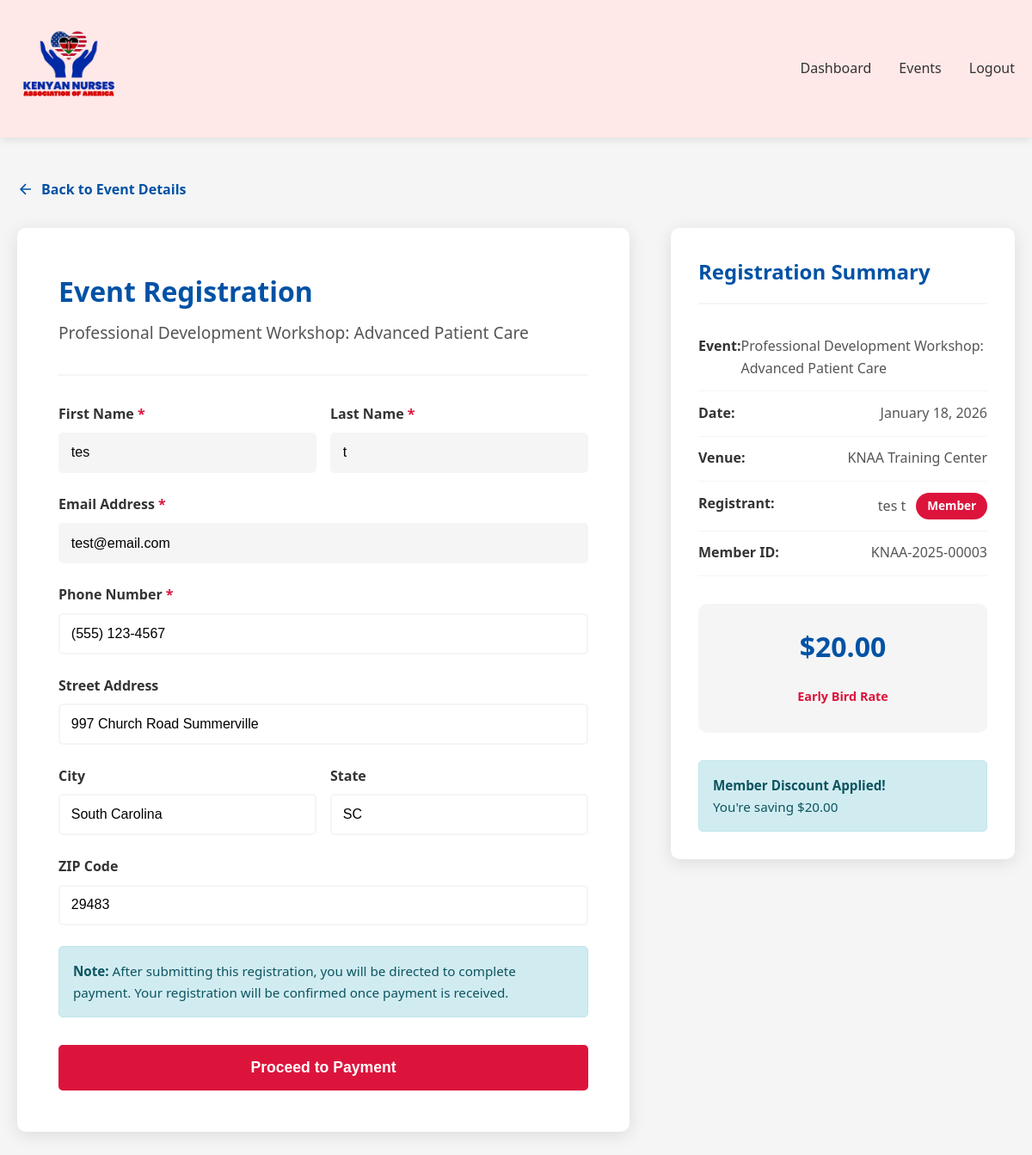
The app's page /event_register.php?id=22 (signed in) with its own data.
### tables this page shows
CREATE TABLE `events` (
  `event_id` int NOT NULL,
  `event_title` varchar(200) NOT NULL,
  `event_description` text,
  `event_date` date NOT NULL,
  `event_time` time DEFAULT NULL,
  `street_address` varchar(200) DEFAULT NULL,
  `city` varchar(100) DEFAULT NULL,
  `state` varchar(2) DEFAULT NULL,
  `zip_code` varchar(10) DEFAULT NULL,
  `venue_name` varchar(150) DEFAULT NULL,
  `early_bird_fee` decimal(10,2) DEFAULT NULL,
  `standard_fee` decimal(10,2) DEFAULT NULL,
  `member_discount_fee` decimal(10,2) DEFAULT NULL,
  `early_bird_deadline` date DEFAULT NULL,
  `max_attendees` int DEFAULT NULL,
  `current_attendees` int DEFAULT '0',
  `is_active` tinyint(1) DEFAULT '1',
  `created_at` timestamp NULL DEFAULT (now()),
  `updated_at` timestamp NULL DEFAULT (now())
);

CREATE TABLE `members` (
  `member_id` varchar(20) NOT NULL,
  `membership_type_id` int DEFAULT NULL,
  `first_name` varchar(100) NOT NULL,
  `last_name` varchar(100) NOT NULL,
  `email` varchar(150) NOT NULL,
  `phone` varchar(20) DEFAULT NULL,
  `street_address` varchar(200) DEFAULT NULL,
  `city` varchar(100) DEFAULT NULL,
  `state` varchar(2) DEFAULT NULL COMMENT 'Two-letter state code',
  `zip_code` varchar(10) DEFAULT NULL,
  `password_hash` varchar(255) NOT NULL COMMENT 'Hashed password',
  `member_since` date NOT NULL,
  `membership_expiration_date` date DEFAULT NULL,
  `email_notifications_enabled` tinyint(1) DEFAULT '1',
  `reminder_days_before_expiry` int DEFAULT '30' COMMENT 'Days before expiry to send reminder',
  `is_active` tinyint(1) DEFAULT '1',
  `created_at` timestamp NULL DEFAULT (now()),
  `updated_at` timestamp NULL DEFAULT (now())
);

### src/event_register.php (the view, shortened to what this page needs)
<?php
$conn = getDBConnection();
$event_id = intval($_GET['id']);
$member_id = $_SESSION['member_id'];
$stmt = $conn->prepare("
    SELECT
        event_id,
        event_title,
        event_date,
        event_time,
        venue_name,
        early_bird_fee,
        standard_fee,
        member_discount_fee,
        early_bird_deadline,
        max_attendees,
        current_attendees
    FROM events
    WHERE event_id = ? AND is_active = 1
");
$stmt->bind_param("i", $event_id);
$stmt->execute();
$result = $stmt->get_result();
$event = $result->fetch_assoc();
$is_early_bird = false;
$registration_fee = $event['standard_fee'];
if ($event['early_bird_deadline']) {
    $early_deadline = new DateTime($event['early_bird_deadline']);
    $today = new DateTime();
    if ($today <= $early_deadline) {
        $is_early_bird = true;
        $registration_fee = $event['early_bird_fee'];
    }
}
if ($event['member_discount_fee']) {
    $registration_fee = $event['member_discount_fee'];
}
$member_stmt = $conn->prepare("
    SELECT first_name, last_name, email, phone, street_address, city, state, zip_code
    FROM members
    WHERE member_id = ?
");
$member_stmt->bind_param("s", $member_id);
$member_stmt->execute();
$member_result = $member_stmt->get_result();
$member = $member_result->fetch_assoc();
$event_date = new DateTime($event['event_date']);
$formatted_date = $event_date->format('F j, Y');
?>
<!DOCTYPE html>
<html lang="en">
<head>
</head>
<body>
    <nav class="navbar">
        <div class="nav-container">
            <div class="logo">
                <img src="./assets/images/KNAA logo-1.png" alt="KNAA Logo" class="logo-img">
            </div>
            <ul class="nav-menu">
                <li><a href="dashboard.php">Dashboard</a></li>
                <li><a href="events.php">Events</a></li>
                <li><a href="logout.php">Logout</a></li>
            </ul>
        </div>
    </nav>
    <section class="registration-section">
        <div class="container">
            <a href="event_details.php?id=<?php echo $event_id; ?>" class="back-link">
                <svg xmlns="http://www.w3.org/2000/svg" viewBox="0 0 24 24" fill="none" stroke="currentColor" stroke-width="2" width="20" height="20">
                    <path d="M19 12H5M12 19l-7-7 7-7"/>
                </svg>
                Back to Event Details
            </a>
            <div class="registration-grid">
                <div class="registration-form-container">
                    <h1>Event Registration</h1>
                    <div class="event-title-sub"><?php echo htmlspecialchars($event['event_title']); ?></div>
                    <form action="event_register_handler.php" method="POST">
                        <div class="form-row">
                            <div class="form-group">
                                <label for="first_name">First Name <span class="required">*</span></label>
                                <input type="text" id="first_name" name="first_name" value="<?php echo htmlspecialchars($member['first_name']); ?>" readonly required>
                            </div>
                            <div class="form-group">
                                <label for="last_name">Last Name <span class="required">*</span></label>
                                <input type="text" id="last_name" name="last_name" value="<?php echo htmlspecialchars($member['last_name']); ?>" readonly required>
                            </div>
                        </div>
                        <div class="form-group">
                            <label for="email">Email Address <span class="required">*</span></label>
                            <input type="email" id="email" name="email" value="<?php echo htmlspecialchars($member['email']); ?>" readonly required>
                        </div>
                        <div class="form-group">
                            <label for="phone">Phone Number <span class="required">*</span></label>
                            <input type="tel" id="phone" name="phone" value="<?php echo htmlspecialchars($member['phone']); ?>" required>
                        </div>
                        <div class="form-group">
                            <label for="street_address">Street Address</label>
                            <input type="text" id="street_address" name="street_address" value="<?php echo htmlspecialchars($member['street_address']); ?>">
                        </div>
                        <div class="form-row">
                            <div class="form-group">
                                <label for="city">City</label>
                                <input type="text" id="city" name="city" value="<?php echo htmlspecialchars($member['city']); ?>">
                            </div>
                            <div class="form-group">
                                <label for="state">State</label>
                                <input type="text" id="state" name="state" value="<?php echo htmlspecialchars($member['state']); ?>" maxlength="2">
                            </div>
                        </div>
                        <div class="form-group">
                            <label for="zip_code">ZIP Code</label>
                            <input type="text" id="zip_code" name="zip_code" value="<?php echo htmlspecialchars($member['zip_code']); ?>" maxlength="10">
                        </div>
                        <div class="info-note">
                            <strong>Note:</strong> After submitting this registration, you will be directed to complete payment. Your registration will be confirmed once payment is received.
                        </div>
                        <button type="submit" class="btn btn-primary" style="margin-top: 2rem;">
                            Proceed to Payment
                        </button>
                    </form>
                </div>
                <div class="summary-sidebar">
                    <h2>Registration Summary</h2>
                    <div class="summary-item">
                        <span class="summary-label">Event:</span>
                        <span class="summary-value"><?php echo htmlspecialchars($event['event_title']); ?></span>
                    </div>
                    <div class="summary-item">
                        <span class="summary-label">Date:</span>
                        <span class="summary-value"><?php echo $formatted_date; ?></span>
                    </div>
                    <?php if ($event['venue_name']): ?>
                    <div class="summary-item">
                        <span class="summary-label">Venue:</span>
                        <span class="summary-value"><?php echo htmlspecialchars($event['venue_name']); ?></span>
                    </div>
                    <?php endif; ?>
                    <div class="summary-item">
                        <span class="summary-label">Registrant:</span>
                        <span class="summary-value">
                            <?php echo htmlspecialchars($member['first_name'] . ' ' . $member['last_name']); ?>
                            <span class="discount-badge">Member</span>
                        </span>
                    </div>
                    <div class="summary-item">
                        <span class="summary-label">Member ID:</span>
                        <span class="summary-value"><?php echo htmlspecialchars($member_id); ?></span>
                    </div>
                    <div class="total-amount">
                        $<?php echo number_format($registration_fee, 2); ?>
                        <?php if ($is_early_bird): ?>
                        <br><span style="font-size: 0.9rem; color: var(--primary-red);">Early Bird Rate</span>
                        <?php endif; ?>
                    </div>
                    <?php if ($event['member_discount_fee'] && $event['member_discount_fee'] < $event['standard_fee']): ?>
                    <div class="info-note">
                        <strong>Member Discount Applied!</strong><br>
                        You're saving $<?php echo number_format($event['standard_fee'] - $event['member_discount_fee'], 2); ?>
                    </div>
                    <?php endif; ?>
                </div>
            </div>
        </div>
    </section>
</body>
</html>

### src/event_register.php (style rules this page uses)
* { margin: 0; padding: 0; box-sizing: border-box; }
:root { --primary-blue: #0052A5; --primary-red: #DC143C; --white: #FFFFFF; --light-gray: #F5F5F5; --dark-gray: #333333; --text-gray: #555555; }
body { font-family: 'Segoe UI', Tahoma, Geneva, Verdana, sans-serif; line-height: 1.6; color: var(--dark-gray); background: var(--light-gray); }
.container { max-width: 1200px; margin: 0 auto; padding: 0 20px; }
.navbar { background: #ffe8e8; box-shadow: 0 2px 10px rgba(0,0,0,0.1); position: sticky; top: 0; z-index: 1000; }
.nav-container { display: flex; justify-content: space-between; align-items: center; padding: 1rem 20px; max-width: 1200px; margin: 0 auto; }
.logo-img { height: 120px; width: auto; }
.nav-menu { display: flex; list-style: none; gap: 2rem; }
.nav-menu a { text-decoration: none; color: var(--dark-gray); font-weight: 500; transition: color 0.3s; }
.registration-section { padding: 3rem 0; }
.back-link { display: inline-flex; align-items: center; gap: 0.5rem; color: var(--primary-blue); text-decoration: none; margin-bottom: 2rem; font-weight: 600; transition: color 0.3s; }
.registration-grid { display: grid; grid-template-columns: 1fr 400px; gap: 3rem; }
.registration-form-container { background: var(--white); padding: 3rem; border-radius: 10px; box-shadow: 0 4px 20px rgba(0,0,0,0.1); }
h1 { font-size: 2rem; color: var(--primary-blue); margin-bottom: 0.5rem; }
.event-title-sub { font-size: 1.2rem; color: var(--text-gray); margin-bottom: 2rem; padding-bottom: 2rem; border-bottom: 2px solid var(--light-gray); }
.form-group { margin-bottom: 1.5rem; }
label { display: block; font-weight: 600; color: var(--dark-gray); margin-bottom: 0.5rem; }
.required { color: var(--primary-red); }
input[type="text"], input[type="email"], input[type="tel"] { width: 100%; padding: 0.8rem; border: 2px solid var(--light-gray); border-radius: 5px; font-size: 1rem; transition: border-color 0.3s; }
input[readonly] { background: var(--light-gray); cursor: not-allowed; }
.form-row { display: grid; grid-template-columns: 1fr 1fr; gap: 1rem; }
.btn { padding: 1rem 2rem; text-decoration: none; border-radius: 5px; font-weight: 600; transition: all 0.3s; border: none; cursor: pointer; font-size: 1.1rem; display: inline-block; }
.btn-primary { background: var(--primary-red); color: var(--white); width: 100%; }
.summary-sidebar { background: var(--white); padding: 2rem; border-radius: 10px; box-shadow: 0 4px 20px rgba(0,0,0,0.1); height: fit-content; position: sticky; top: 100px; }
.summary-sidebar h2 { font-size: 1.5rem; color: var(--primary-blue); margin-bottom: 1.5rem; padding-bottom: 1rem; border-bottom: 2px solid var(--light-gray); }
.summary-item { display: flex; justify-content: space-between; padding: 0.8rem 0; border-bottom: 1px solid var(--light-gray); }
.summary-label { font-weight: 600; color: var(--dark-gray); }
.summary-value { color: var(--text-gray); }
.total-amount { font-size: 2rem; font-weight: bold; color: var(--primary-blue); text-align: center; margin: 2rem 0; padding: 1.5rem; background: var(--light-gray); border-radius: 10px; }
.discount-badge { display: inline-block; background: var(--primary-red); color: var(--white); padding: 0.3rem 0.8rem; border-radius: 20px; font-size: 0.85rem; font-weight: 600; margin-left: 0.5rem; }
.info-note { background: #d1ecf1; color: #0c5460; padding: 1rem; border-radius: 5px; margin-top: 1.5rem; font-size: 0.95rem; border: 1px solid #bee5eb; }

### records on screen
events: event_title "Professional Development Workshop: Advanced Patient Care", event_date "January 18, 2026", venue_name "KNAA Training Center", member_discount_fee "20.00", $event['standard_fee']-$event['member_discount_fee'] "20.00"
members: first_name "tes", last_name "t", email "test@email.com", phone "(555) 123-4567", street_address "997 Church Road Summerville", city "South Carolina", state "SC", zip_code "29483", first_name+last_name "tes t"

### other values on screen
$member_id "KNAA-2025-00003"
